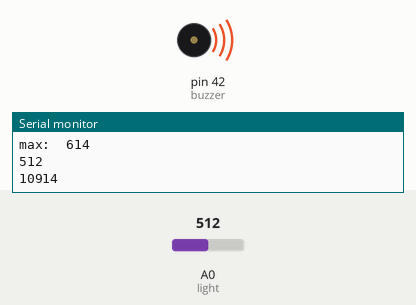
Recording of a sketch running on a simulated Arduino Mega 2560, built with avr-gcc and run on an emulated ATmega2560. Shown: buzzer (waves = sounding), the last lines printed to the serial monitor. The test bench sets the inputs (shaded band); at power-on: A0 (light) = 512.

Above: at 1.2 s.
1.3 s: A0 (light) set to 716
At 2.1 s:
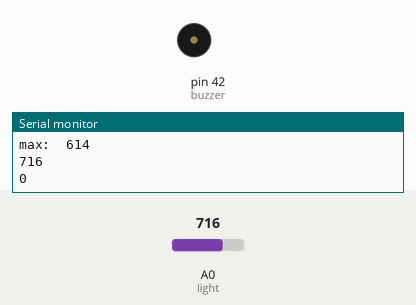
2.8 s: A0 (light) set to 511
At 3.6 s:
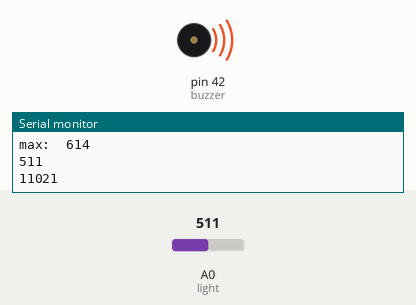
4.3 s: A0 (light) set to 306
At 5.2 s:
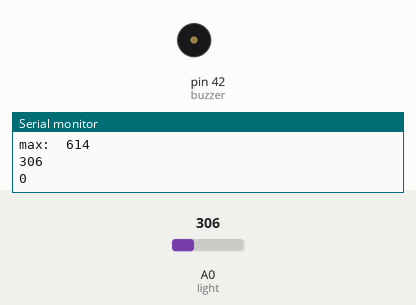
Timing chart, 0 to 7.3 s (numbered marks = the images above; inputs shaded):
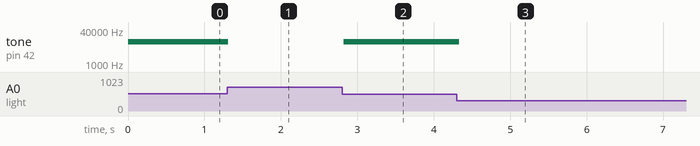

Measured:
- after the input at 1.3 s, tone on pin 42 (buzzer): 10914 Hz → silent at once
- after the input at 2.8 s, tone on pin 42 (buzzer): silent → 11021 Hz at once
- after the input at 4.3 s, tone on pin 42 (buzzer): 11021 Hz → silent at once

The sketch:

z17.ino
```cpp
int light = 0;
int buzzer = 42;
int x=0;
int a=1;
int maxi=1024;
void setup(void) {
  Serial.begin(9600);
  pinMode(buzzer, OUTPUT);
  pinMode(light, INPUT);

}

void loop(void) {
  if(a==1){
    maxi=analogRead(light);
    maxi*=1.2;
    a=0;
  }
  Serial.print("max:  ");
  Serial.print(maxi);

  Serial.print("\n");
  x=analogRead(light);
  Serial.print(x);
  int b=map(x,0,maxi,65535,32);
  b<0?b=0:b=b;
  tone(buzzer, b);

  Serial.print("\n");
  Serial.print(b);
  Serial.print("\n");
  delay(100);//poczekaj 0,1s
}
```
